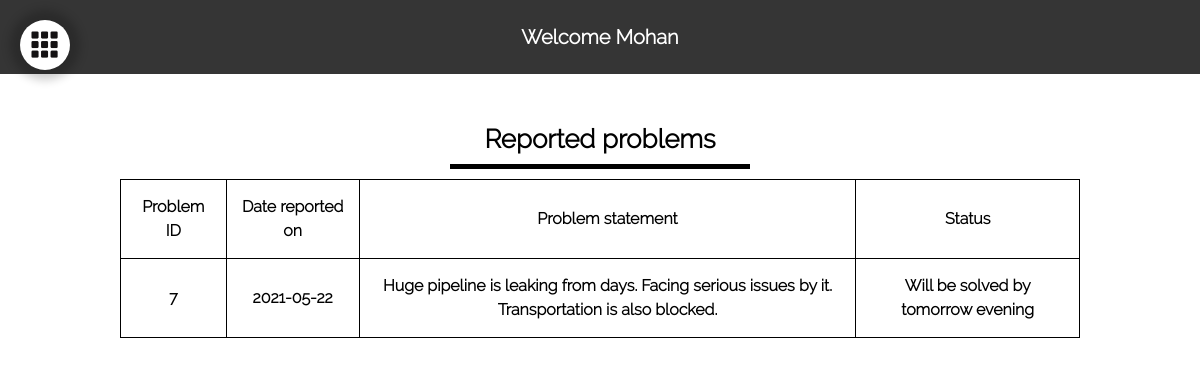
Page /our-smart-city/citizen.php (signed in) on the committed database.
### tables this page shows
CREATE TABLE `reports` (
  `report_id` int(11) NOT NULL,
  `category` varchar(50) NOT NULL,
  `problem` varchar(256) NOT NULL,
  `status` varchar(100) DEFAULT 'Problem queued',
  `reportedDate` date NOT NULL,
  `user_id` int(50) NOT NULL,
  `employee_id` int(11) DEFAULT NULL
);

### our-smart-city/citizen.php (the view, shortened to what this page needs)
<!DOCTYPE html>
<head>
	<link rel="stylesheet" type="text/css" href="main.css"/>
	<link rel="stylesheet" type="text/css" href="homes.css"/>
</head>
<body>
		<div class="menu-icon">
			<img src="icons/menu-before.jpg" id="menu-icon1" class="menu"/>
		</div>
	<p class="main">Welcome <?php echo $_SESSION['name']?></p>
	<div class="frame flex-container" name="a">
		<section id="reported-problems" class="home-view">
			<div align="center">
				<p class="popupHeader" style="border-bottom-color: black;margin-bottom: 10px;">Reported problems</p>
			</div>
			<div class='flex-container'>
				<?php
					require("connection.php");
					$sql="SELECT * FROM reports WHERE user_id=".$_SESSION['id'];
					$result = $mysqli->query($sql);
					if ($result && $result->num_rows > 0) {
						echo "<table>
								<tr>
									<th>Problem ID</th>
									<th>Date reported on</th>
									<th>Problem statement</th>
									<th>Status</th>
								<tr>";
					  	while($row = $result->fetch_assoc()) {
					  		echo "<tr>
					  				<td>".$row['report_id']."</td>
									<td>".$row['reportedDate']."</td>
									<td>".$row['problem']."</td>
									<td>".$row['status']."</td>
								 </tr>";
					 	}
						echo "</table>";
					} else {
					  echo "No problems reported yet...:)";
					}
				?>
			</div>
		</section>
	</div>
</body>

### our-smart-city/main.css (style rules this page uses)
* { font-family: Raleway; box-sizing:border-box; margin:0; font-weight: 1000; }
body { overflow-x: hidden; }
.flex-container { display: flex; flex-wrap:wrap; justify-content: space-around; align-items: center; text-align: center; line-height: 1.5; }
.popupHeader { font-size: 26px; margin-top: 20px; border-bottom: 5px solid rgb(255, 255, 255); padding-bottom: 5px; width: 300px; }

### our-smart-city/homes.css (style rules this page uses)
* { margin:0; box-sizing: border-box; }
.menu { margin:11px; }
#menu-icon1 { width:27px; height:27px; }
.menu { position: fixed; }
.menu-icon { margin:20px; width:50px; height:50px; border-radius:50%; background-color: white; box-shadow:0 0 10px 10px rgba(0,0,0,0.2); z-index: 3; position: fixed; }
.frame { border:0; width:100%; height: 90%; top:74px; z-index: -2; }
.main { position: fixed; top: 0; font-size:20px; position:fixed; width:100%; text-align:center; color:white; background-color:#353535; padding:25px; z-index:2; }
.home-view { display: none; margin-top:100px; }
table { display: flex; flex-direction: column; max-width: 80vw; flex-wrap: wrap; align-items: center; align-content: center; justify-content: space-around; border-collapse: collapse; }
td,input { text-align: center; }
td, th { padding: 15px; border: 1px solid; border-collapse: collapse; }

### rows in the picture
reports: report_id "7", reportedDate "2021-05-22", problem "Huge pipeline is leaking from days. Facing serious issues by it. Transportation is also blocked.", status "Will be solved by tomorrow evening"

### other values in the picture
$_SESSION['name'] "Mohan"
